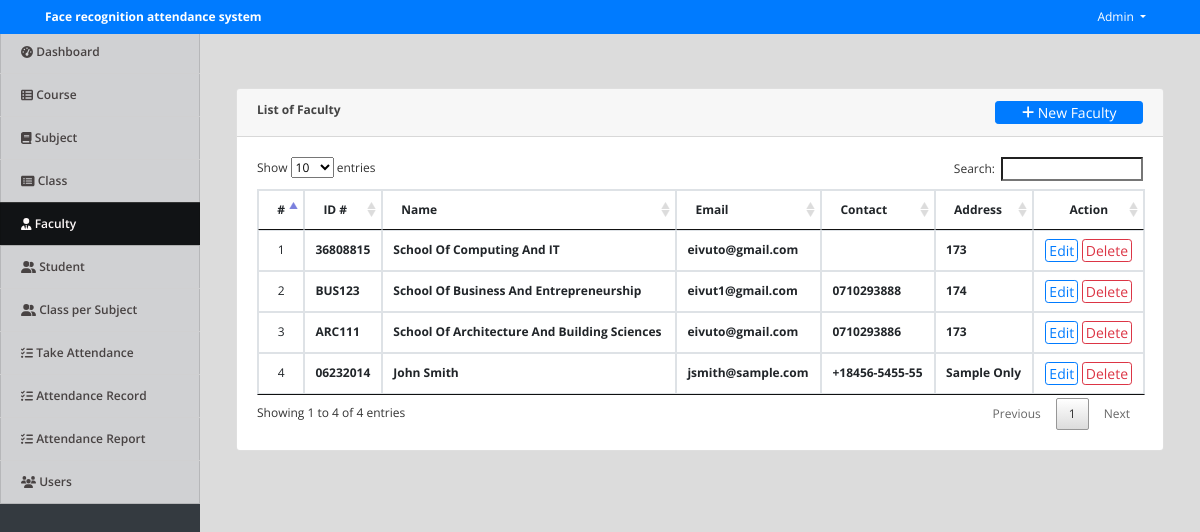
Page /face-recognition-and-detection-python-engine/dlib-face-recognition-backend-ui/Face-Recognition-Application/student_attendance/index.php?page=faculty (signed in) on the committed database.
### tables this page shows
CREATE TABLE `faculty` (
  `id` int(11) NOT NULL,
  `id_no` varchar(50) NOT NULL,
  `name` text NOT NULL,
  `email` varchar(200) NOT NULL,
  `contact` varchar(50) NOT NULL,
  `address` text NOT NULL,
  `date_created` datetime NOT NULL DEFAULT current_timestamp()
);

### face-recognition-and-detection-python-engine/dlib-face-recognition-backend-ui/Face-Recognition-Application/student_attendance/faculty.php (the view, shortened to what this page needs)
<?php include('db_connect.php');?>
<div class="container-fluid">
	<div class="col-lg-12">
		<div class="row">
			<div class="col-md-12">
				<div class="card">
					<div class="card-header">
						<b>List of Faculty</b>
						<span class="float:right"><a class="btn btn-primary btn-block btn-sm col-sm-2 float-right" href="javascript:void(0)" id="new_faculty">
					<i class="fa fa-plus"></i> New Faculty
				</a></span>
					</div>
					<div class="card-body">
						<table class="table table-condensed table-bordered table-hover">
							<thead>
								<tr>
									<th class="text-center">#</th>
									<th class="">ID #</th>
									<th class="">Name</th>
									<th class="">Email</th>
									<th class="">Contact</th>
									<th class="">Address</th>
									<th class="text-center">Action</th>
								</tr>
							</thead>
							<tbody>
								<?php
								$i = 1;
								$faculty = $conn->query("SELECT * FROM faculty order by name desc ");
								while($row=$faculty->fetch_assoc()):
								?>
								<tr>
									<td class="text-center"><?php echo $i++ ?></td>
									<td>
										<p> <b><?php echo $row['id_no'] ?></b></p>
									</td>
									<td>
										<p> <b><?php echo ucwords($row['name']) ?></b></p>
									</td>
									<td class="">
										 <p> <b><?php echo $row['email'] ?></b></p>
									</td>
									<td class="">
										 <p> <b><?php echo $row['contact'] ?></b></p>
									</td>
									<td class="">
										 <p><b><?php echo  $row['address'] ?></b></p>
									</td>
									<td class="text-center">
										<button class="btn btn-sm btn-outline-primary edit_faculty" type="button" data-id="<?php echo $row['id'] ?>" >Edit</button>
										<button class="btn btn-sm btn-outline-danger delete_faculty" type="button" data-id="<?php echo $row['id'] ?>">Delete</button>
									</td>
								</tr>
								<?php endwhile; ?>
							</tbody>
						</table>
					</div>
				</div>
			</div>
		</div>
	</div>
</div>

### face-recognition-and-detection-python-engine/dlib-face-recognition-backend-ui/Face-Recognition-Application/student_attendance/assets/css/style.css (style rules this page uses)
body { font-family: "Open Sans", sans-serif; color: #444444; width: 100%; height: calc(100%); font-size: 12px; }
a { color: #1977cc; }
.btn-sm { padding: .0001rem .2rem; }

### face-recognition-and-detection-python-engine/dlib-face-recognition-backend-ui/Face-Recognition-Application/student_attendance/index.php (style rules this page uses)
body { background: #80808045; }

### face-recognition-and-detection-python-engine/dlib-face-recognition-backend-ui/Face-Recognition-Application/student_attendance/faculty.php (style rules this page uses)
td { vertical-align: middle !important; }
td p { margin: unset }

### rows in the picture
faculty: id_no "36808815", name "School Of Computing And IT", email "eivuto@gmail.com", address "173"
faculty: id_no "BUS123", name "School Of Business And Entrepreneurship", email "eivut1@gmail.com", contact "0710293888", address "174"
faculty: id_no "ARC111", name "School Of Architecture And Building Sciences", email "eivuto@gmail.com", contact "0710293886", address "173"
faculty: id_no "06232014", name "John Smith", email "jsmith@sample.com", contact "+18456-5455-55", address "Sample Only"

### other values in the picture
$_SESSION['system']['name'] "Face recognition attendance system"
$_SESSION['login_name'] "Admin"
